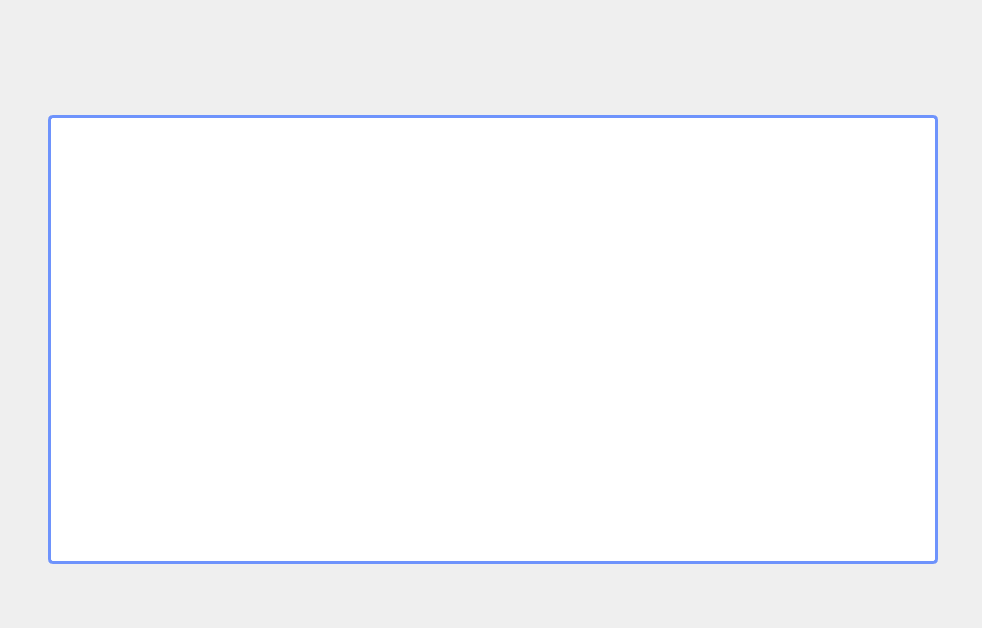
<?xml version="1.0" encoding="UTF-8"?>
<ui version="4.0">
 <class>TariffUserWindow</class>
 <widget class="QWidget" name="TariffUserWindow">
  <property name="geometry">
   <rect>
    <x>0</x>
    <y>0</y>
    <width>982</width>
    <height>628</height>
   </rect>
  </property>
  <property name="windowTitle">
   <string>Form</string>
  </property>
  <widget class="QLabel" name="label">
   <property name="geometry">
    <rect>
     <x>0</x>
     <y>0</y>
     <width>982</width>
     <height>628</height>
    </rect>
   </property>
   <property name="text">
    <string/>
   </property>
   <property name="pixmap">
    <pixmap resource="resources.qrc">:/tariffFrameNew.png</pixmap>
   </property>
  </widget>
  <widget class="QPushButton" name="pushButton_3">
   <property name="geometry">
    <rect>
     <x>934</x>
     <y>14</y>
     <width>17</width>
     <height>17</height>
    </rect>
   </property>
   <property name="styleSheet">
    <string notr="true">border-radius: 20px; </string>
   </property>
   <property name="text">
    <string/>
   </property>
   <property name="icon">
    <iconset resource="resources.qrc">
     <normaloff>:/swapIcon.png</normaloff>:/swapIcon.png</iconset>
   </property>
   <property name="iconSize">
    <size>
     <width>17</width>
     <height>17</height>
    </size>
   </property>
  </widget>
  <widget class="QPushButton" name="pushButton_4">
   <property name="geometry">
    <rect>
     <x>790</x>
     <y>22</y>
     <width>126</width>
     <height>37</height>
    </rect>
   </property>
   <property name="styleSheet">
    <string notr="true">border-radius: 20px; </string>
   </property>
   <property name="text">
    <string/>
   </property>
   <property name="icon">
    <iconset resource="resources.qrc">
     <normaloff>:/homeButton2_New.png</normaloff>:/homeButton2_New.png</iconset>
   </property>
   <property name="iconSize">
    <size>
     <width>126</width>
     <height>37</height>
    </size>
   </property>
  </widget>
  <widget class="QPushButton" name="pushButton_2">
   <property name="geometry">
    <rect>
     <x>958</x>
     <y>14</y>
     <width>17</width>
     <height>17</height>
    </rect>
   </property>
   <property name="styleSheet">
    <string notr="true">border-radius: 20px; </string>
   </property>
   <property name="text">
    <string/>
   </property>
   <property name="icon">
    <iconset resource="resources.qrc">
     <normaloff>:/closeIcon.png</normaloff>:/closeIcon.png</iconset>
   </property>
   <property name="iconSize">
    <size>
     <width>17</width>
     <height>17</height>
    </size>
   </property>
  </widget>
  <widget class="QPushButton" name="pushButton_6">
   <property name="geometry">
    <rect>
     <x>498</x>
     <y>22</y>
     <width>134</width>
     <height>37</height>
    </rect>
   </property>
   <property name="styleSheet">
    <string notr="true">border-radius: 20px; </string>
   </property>
   <property name="text">
    <string/>
   </property>
   <property name="icon">
    <iconset resource="resources.qrc">
     <normaloff>:/routeButton2New.png</normaloff>:/routeButton2New.png</iconset>
   </property>
   <property name="iconSize">
    <size>
     <width>134</width>
     <height>37</height>
    </size>
   </property>
  </widget>
  <widget class="QPushButton" name="pushButton_7">
   <property name="geometry">
    <rect>
     <x>356</x>
     <y>22</y>
     <width>126</width>
     <height>37</height>
    </rect>
   </property>
   <property name="styleSheet">
    <string notr="true">border-radius: 20px; </string>
   </property>
   <property name="text">
    <string/>
   </property>
   <property name="icon">
    <iconset resource="resources.qrc">
     <normaloff>:/stationsButton2New.png</normaloff>:/stationsButton2New.png</iconset>
   </property>
   <property name="iconSize">
    <size>
     <width>126</width>
     <height>37</height>
    </size>
   </property>
  </widget>
  <widget class="QPushButton" name="pushButton_5">
   <property name="geometry">
    <rect>
     <x>648</x>
     <y>22</y>
     <width>126</width>
     <height>37</height>
    </rect>
   </property>
   <property name="styleSheet">
    <string notr="true">border-radius: 20px; </string>
   </property>
   <property name="text">
    <string/>
   </property>
   <property name="icon">
    <iconset resource="resources.qrc">
     <normaloff>:/trainButton2New.png</normaloff>:/trainButton2New.png</iconset>
   </property>
   <property name="iconSize">
    <size>
     <width>126</width>
     <height>37</height>
    </size>
   </property>
  </widget>
  <widget class="QTableView" name="tableView">
   <property name="geometry">
    <rect>
     <x>48</x>
     <y>115</y>
     <width>890</width>
     <height>449</height>
    </rect>
   </property>
   <property name="styleSheet">
    <string notr="true">QTableView {
    border: 3px solid #6E93FC;
    border-radius: 5px;
    gridline-color: #6E93FC; /* #6D55FF */
    background-color: white;	
}

QTableView::item {
    background-color: white;
    font-family: Karla; /* Установка шрифта */
    font-size: 15pt; /* Установка размера шрифта */
    color: black;
}

QTableView::item:selected {
    background-color: #6E93FC; /* #6D55FF */
    color: white;
}

QTableView::item:focus {
    background-color: #6E93FC; /* #6D55FF */
    color: white;
}

QHeaderView::section {
    background-color: #6E93FC; /* #6D55FF */
    color: white;
    font-family: Karla;
    font-size: 14pt;
}

QHeaderView::section:horizontal {
    border: none; /* убираем горизонтальные линии разделителя */
}

QHeaderView::section:vertical {
    border: none; /* убираем вертикальные линии разделителя */
}

QScrollBar:vertical {
    border: none;
    background: white; /* Можно изменить на цвет фона таблицы или окна */
    width: 7px; /* Уменьшенная ширина */
    margin: 0px; /* Если не нужно отступление от краев */
    /*border-radius: 5px; /* Уменьшенное закругление */
}

QScrollBar::handle:vertical {
    background: #6E93FC;
    min-height: 7px; /* Уменьшенная минимальная длина */
    /*border-radius: 5px; /* Уменьшенное закругление */
}

QScrollBar::add-page:vertical, QScrollBar::sub-page:vertical {
    background: white; /* Это изменит цвет фона неактивных частей ползунка */
}

QScrollBar::add-line:vertical, QScrollBar::sub-line:vertical {
    border: none;
    background: none;
    width: 0px;
    height: 0px;
}

QScrollBar:horizontal {
    border: none;
    background: white; /* Можно изменить на цвет фона таблицы или окна */
    height: 7px; /* Уменьшенная высота */
    margin: 0px; /* Если не нужно отступление от краев */
    /*border-radius: 5px; /* Уменьшенное закругление */
}

QScrollBar::handle:horizontal {
    background: #6E93FC;
    min-width: 10px; /* Уменьшенная минимальная длина */
    /*border-radius: 5px; /* Уменьшенное закругление */
}

QScrollBar::add-page:horizontal, QScrollBar::sub-page:horizontal {
    background: white; /* Это изменит цвет фона неактивных частей ползунка */
}</string>
   </property>
   <property name="showGrid">
    <bool>true</bool>
   </property>
  </widget>
  <widget class="QPushButton" name="pushButton_9">
   <property name="geometry">
    <rect>
     <x>214</x>
     <y>22</y>
     <width>126</width>
     <height>37</height>
    </rect>
   </property>
   <property name="styleSheet">
    <string notr="true">border-radius: 20px; </string>
   </property>
   <property name="text">
    <string/>
   </property>
   <property name="icon">
    <iconset resource="resources.qrc">
     <normaloff>:/trainStationButton2.png</normaloff>:/trainStationButton2.png</iconset>
   </property>
   <property name="iconSize">
    <size>
     <width>126</width>
     <height>37</height>
    </size>
   </property>
  </widget>
 </widget>
 <resources>
  <include location="resources.qrc"/>
 </resources>
 <connections/>
</ui>
